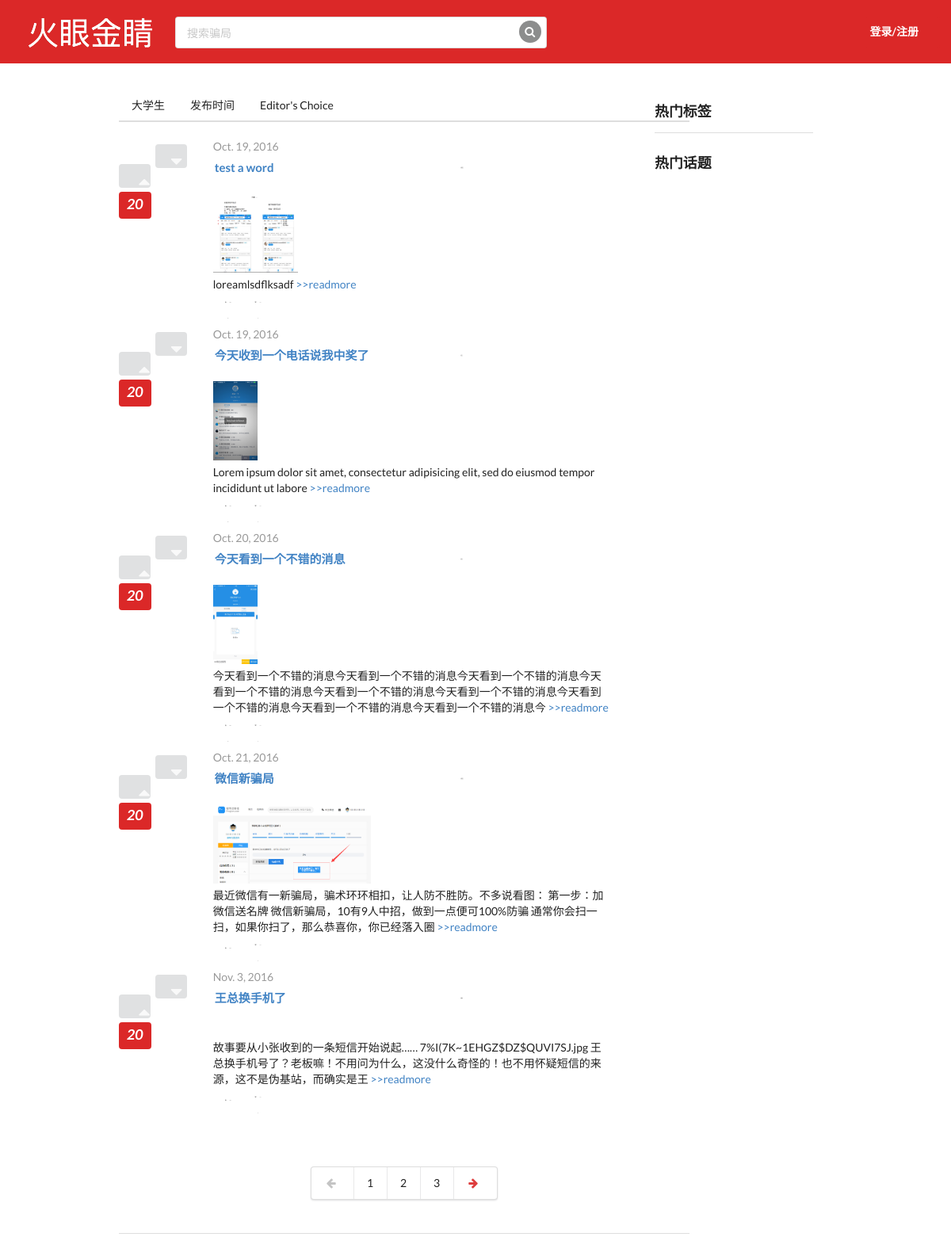
Page /list/ on the committed database.
### firstapp/models.py (models this page shows, shortened)
class Article(models.Model):
    headline = models.CharField(null = True, blank=True,max_length=200)
    headline_2 = models.CharField(null = True, blank=True,max_length=200)
    content = models.TextField(null=True,blank=True)
    pub_date = models.DateField(auto_now_add=True)
    TAG_CHOICES = (
        ('dxs','大学生'),
        ('lnr','老年人'),
        ('信用卡','信用卡'),
        ('扫二维码','扫二维码'),
        ('短信','短信')
    )
    editorchoice = models.BooleanField(default=False)
    watchnumber = models.CharField(null = True, blank=True,max_length=200)
    tag = models.CharField(null=True,blank=True,max_length=5,choices = TAG_CHOICES)
    cover = models.FileField(upload_to='cover_image',null=True)

### firstapp/views.py (the view)
# urls.py: url(r'^list/$',listing,name='listing'),
def listing(request,cate=None):
    print('cate is :',cate)
    context = {}
    if cate is None:
        article_list = Article.objects.all()
        user_ticket = Ticket.objects.all()
    else :
        article_list = Article.objects.filter(editorchoice = True)
    print ('this is listing, the cate is:', cate)
    page_robot = Paginator(article_list,5)
    page_num = request.GET.get('page')
    try:
         article_list = page_robot.page(page_num)
    except EmptyPage:
        article_list = page_robot.page(page_robot.num_pages)
    except PageNotAnInteger:
        article_list = page_robot.page(1)
    context['page_robot']=page_robot
    context['article_list']= article_list
    return render (request,'listing.html',context)

### firstapp/templates/listing.html (shortened to what this page needs)
<!DOCTYPE html>
{% load staticfiles %}
<html>
<head>
    <link rel="stylesheet" href={% static "CSS/semantic.css" %} media="screen" title="no title" charset = "utf-8">
      <link rel="stylesheet" href={% static "huoyan_homepage.css" %} media="screen" title="no title" charset = "utf-8">
</head>
<body>
    <div class="ui red padded inverted vertical segment" style="height:80px">
        <div class="ui padded text menu" style="margin-top:0px;height:40px">
            <div class="ui image" style="margin-top:-7px;margin-left:20px">
                <a href="http://127.0.0.1:8000/list/">
                    <img src={% static "huoyanlogo.png"%} alt="" >
                </a>
            </div>
            <div class="ui icon input" style="width:40%;margin-left:20px">
                <input type="text" placeholder="搜索骗局">
                <i class="inverted circular search link icon"></i>
            </div>
            <div class="ui red inverted right float menu" >
                {% if request.user.is_authenticated %}
                    <div class="item">
                        <h5 class="ui inverted header">
                            <span style="margin-right:20px">{{ request.user.username }}</span>
                            <div class="ui mini circular image">
                                {% if request.user.profile.profile_image %}
                                    <img src="/upload/{{ request.user.profile.profile_image }}" alt="">
                                {% else %}
                                    <img src="http://semantic-ui.com/images/avatar/large/elliot.jpg" alt="">
                                {% endif %}
                            </div>
                            <a href="/register">
                                <span style="margin-right:20px;margin-left:20px">登出</span>
                            </a>
                        </h5>
                    </div>
                {% else %}
                     <div class="item" class = "ui rounded item">
                     <a href="http://127.0.0.1:8000/login/">
                        <h5 class="ui inverted header">
                            <span style="margin-right:20px;color:white">登录/注册</span>
                        </h5>
                     </a>
                    </div>
                {% endif %}
            </div>
        </div>
    </div>
<div class="ui vertical segment content">
<div class="ui secondary pointing menu">
     {% if 'editorschoice' in request.path %}
        <a class="active item" href="/list/大学生">大学生 </a>
    {% else %}
        <a class="item" href="/list/大学生">大学生 </a>
    {% endif %}
    <a class="item" href = "?pubdate=1">发布时间 </a>
    {% if 'editorschoice' in request.path %}
        <a class=" active item" href="/list/editorschoice">Editor's Choice </a>
    {% else %}
        <a class=" item" href="/list/editorschoice">Editor's Choice </a>
    {% endif %}
</div>
    <div class="ui vertical segment piece" style="border:white">
        <div class="ui feed">
            {% for article in article_list %}
            <div class="event">
            <form class = "ui form" action = "" method="post">
                {% if user_ticket.choice == 'like' %}
                      <button class="ui red tiny button" type="submit" name = "vote" value = "normal" style="width: 40px;height:30px; ">
                        <i class="big caret up icon" style="color:white;margin:0"></i>
                    </button>
                    <button class="ui tiny button" type="submit" name = "vote" value = "dislike" style="width: 40px;height:30px; ">
                     <i class="big caret down icon" style="color:white;margin-bottom: 50px;margin-right:50px"></i>
                    </button>
                {% else %}
                    <button class="ui tiny button" type="submit" name = "vote" value = "like" style="width: 40px;height:30px; ">
                        <i class="big caret up icon" style="color:white;margin:0"></i>
                    </button>
                    <button class="ui tiny button" type="submit" name = "vote" value = "dislike" style="width: 40px;height:30px; ">
                     <i class="big caret down icon" style="color:white;margin-bottom: 50px;margin-right:50px"></i>
                    </button>
                {% endif %}
                <div class="label">
                    <i class="ui inverted red label" > <h3 class="ui inverted header">20</h3></i>
                </div>
                </form>
                <div class="content" style="margin-left:30px">
                <div class="date">{{ article.pub_date }}</div>
                <div class="ui text menu">
                    <h4 class="ui header" style="margin:5px 0;width:300px">
                        <a href="{% url 'detail' article.headline_2 %}">{{ article.headline}}</a>
                    </h4>
                      <div class="ui labels" style="margin-left:10px">
                          <a class="ui label" style="margin:0;font-size:1px" href="?tag={{ article.tag }}">{{ article.tag }} </a>
                      </div>
                  </div>
                    <div class="extra text">
                            <img src="/upload/{{article.cover }}" alt="" style="height:100px;object-fit: cover; ">
                            <p> {{ article.content|slice:'100'}}<span style="color:silver">
                                <a href="{% url 'detail' article.headline_2 %}"> >>readmore </a>
                            </span></p>
                    </div>
                  <div class="ui text menu">
                      <div class="ui grid" style="margin-left:-1px">
                          <div class="ui eight wide column">
                              <i class="user icon" style="font-size:2px;width:8px;color:rgb(150,150,150)"><span style="margin-left:4px">{{ article.watchnumber }}</span></i>
                          </div>
                          <div class="ui eight wide column">
                            <i class="heart icon" style="font-size:2px;width:8px;color:rgb(150,150,150)"><span style="margin-left:4px">200</span></i>
                          </div>
                      </div>
                  </div>
              </div>
            </div>
            {% endfor %}
        </div>
    </div>
<div class = "ui center aligned very padded vertical segment container">
    <div class = "ui pagination menu">
        {% if article_list.has_previous %}
            <a href = "?page={{ article_list.previous_page_number }}" class="item"><i class="icon red left arrow"></i></a>
        {% else %}
            <a href = "?page={{ article_list.start_index }}" class="disabled item"><i class="icon left arrow"></i></a>
        {% endif %}
        {% for num in page_robot.page_range %}
             <a href = "?page={{num}}" class="item">{{ num }}</a>
        {% endfor %}
        {% if article_list.has_next %}
            <a href = "?page={{ article_list.next_page_number }}" class="item"><i class="icon red right arrow"></i></a>
        {% else %}
            <a href = "?page={{ article_list.end_index }}" class="disabled item"><i class="icon right arrow"></i></a>
        {% endif %}
    </div>
</div>
  <div class="ui right internal rail biaoqian">
      <div class="ui vertical segment" style="width:200px">
          <h3 class="ui header">热门标签</h3>
          <div class="ui divider"></div>
          <h3 class="ui header">热门话题</h3>
      </div>
  </div>
</div>
</body>
</html>

### firstapp/static/huoyan_homepage.css (style rules this page uses)
.ui.red.padded.inverted.vertical.segment { position: relative; }
.ui.vertical.segment.content { width: 60%; position: relative;; margin-left:150px; margin-top: 20px; }
.ui.right.internal.rail.biaoqian { margin-top: 18px; margin-right: -100px; width:20%; }
.ui.label { margin-top: 5px; }
.ui.vertical.segment.piece { margin-top: 0px; margin-left:0px; width:90%; }
.ui.inverted.red.label { margin-left: 0; }
.content>.ui.text.menu { margin:2px; }

### rows in the picture
Article: pub_date "Oct. 19, 2016", headline "test a word", cover (picture), content "loreamlsdflksadf"
Article: pub_date "Oct. 19, 2016", headline "今天收到一个电话说我中奖了", cover (picture), content "Lorem ipsum dolor sit amet, consectetur adipisicing elit, sed do eiusmod tempor incididunt ut labore"
Article: pub_date "Oct. 20, 2016", headline "今天看到一个不错的消息", cover (picture), content "今天看到一个不错的消息今天看到一个不错的消息今天看到一个不错的消息今天看到一个不错的消息今天看到一个不错的消息今天看到一个不错的消息今天看到一个不错的消息今天看到一个不错的消息今天看到一个不错的消息今"
Article: pub_date "Oct. 21, 2016", headline "微信新骗局", cover (picture), content "最近微信有一新骗局，骗术环环相扣，让人防不胜防。不多说看图： 第一步：加微信送名牌 微信新骗局，10有9人中招，做到一点便可100%防骗 通常你会扫一扫，如果你扫了，那么恭喜你，你已经落入圈"
Article: pub_date "Nov. 3, 2016", headline "王总换手机了", content "故事要从小张收到的一条短信开始说起…… 7%I(7K~1EHGZ$DZ$QUVI7SJ.jpg 王总换手机号了？老板嘛！不用问为什么，这没什么奇怪的！也不用怀疑短信的来源，这不是伪基站，而确实是王"

### other values in the picture
{{ num }} "1" "2" "3"
